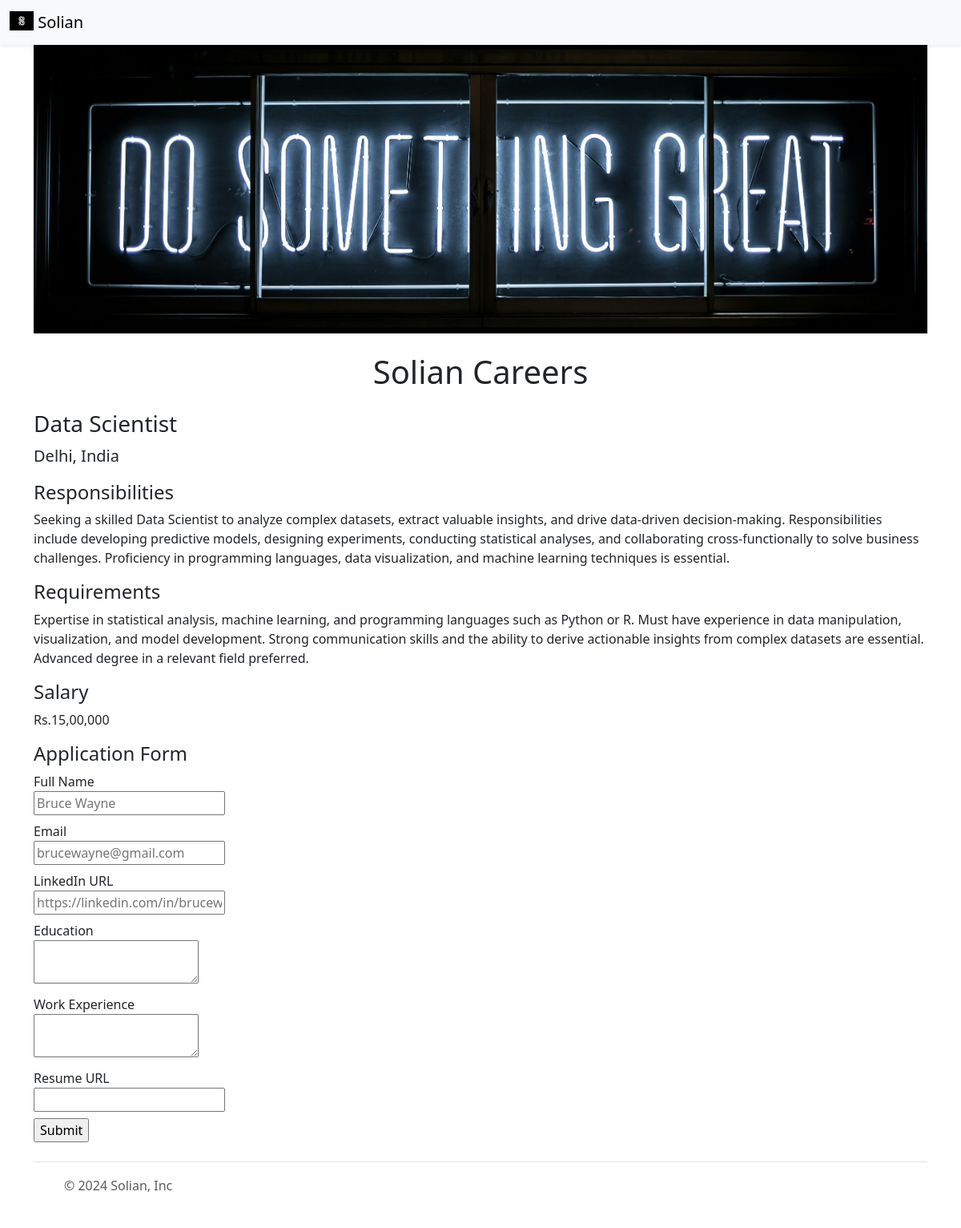
The page /job/2 on the database its author committed.
### tables this page shows
CREATE TABLE jobs (
    id INTEGER NOT NULL PRIMARY KEY AUTOINCREMENT,
    title VARCHAR(250) NOT NULL,
    location VARCHAR(250) NOT NULL,
    salary INT,
    currency VARCHAR(10),
    responsibilities VARCHAR(2000),
    requirements VARCHAR(2000) 
);

### app.py (the view)
@app.route('/job/<id>')
def show_job(id):
    job = load_job_from_db(id)
    if not job:
        return "Not Found"
    return render_template('jobpage.html', job=job)

### database.py (called while the page is built)
def load_job_from_db(id):
    with engine.connect() as conn:
        query = table.select().where(table.c.id == id)
        result = conn.execute(query)
        row = result.fetchone()
    if row is not None:
        column_names = result.keys()
        job_dict = dict(zip(column_names, row))
        return job_dict
    else:
        return None

### templates/jobpage.html (shortened to what this page needs)
<!DOCTYPE html>
<html lang="en">
<head>
    {% include 'bootstrap.html' %}
</head>
<body>
    {% include 'nav.html' %}
    <div class="container">
        {% include 'banner.html' %}
        <h1 class="text-center mt-2 mb-4">Solian Careers</h1>
        <h3 class="mb-2">{{job.title}}</h3>
        <p class="lead mt-0">{{job.location}}</p>
        <h4>Responsibilities</h4>
        <p>{{job.responsibilities}}</p>
        <h4>Requirements</h4>
        <p>{{job.requirements}}</p>
        <h4>Salary</h4>
        <p>{{job.currency}}{{job.salary}}</p>
        {% include 'app_form.html' %}
    </div>
    {% include 'footer.html' %}
</body>
</html>

### rows shown on the page
jobs: title "Data Scientist", location "Delhi, India", responsibilities "Seeking a skilled Data Scientist to analyze complex datasets, extract valuable insights, and drive data-driven decision-making. Responsibilities include developing predictive models, designing experiments, conducting statistical analyses, and collaborating cross-functionally to solve business challenges. Proficiency in programming languages, data visualization, and machine learning techniques is essential.", requirements "Expertise in statistical analysis, machine learning, and programming languages such as Python or R. Must have experience in data manipulation, visualization, and model development. Strong communication skills and the ability to derive actionable insights from complex datasets are essential. Advanced degree in a relevant field preferred.", currency "Rs.", salary "15,00,000"
